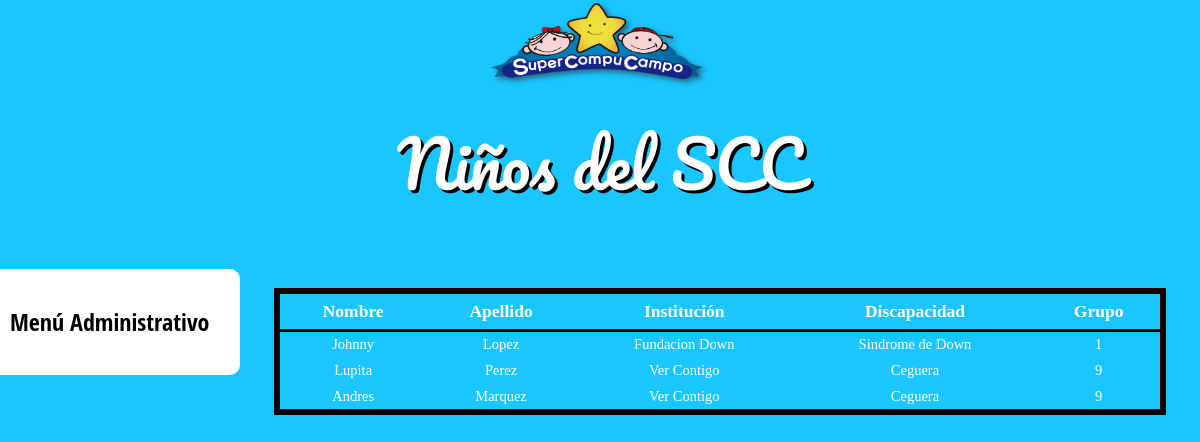
Page /listarNinos.php on the committed database.
### tables this page shows
CREATE TABLE nino(
    id int AUTO_INCREMENT NOT NULL,
    nombres varchar (30) NOT NULL,
    apellidoPat varchar (30) NOT NULL,
    apellidoMat varchar (30),
    fechaDeNac date NOT NULL,
    institucion int NOT NULL,
    discapacidad int NOT NULL,
    genero char, 
    grupo varchar(2),
    visible char DEFAULT '1', 
    CONSTRAINT nino_pk PRIMARY KEY (id),
    CONSTRAINT idInstitucion_fk FOREIGN KEY (institucion) REFERENCES institucion(id),
    CONSTRAINT idDiscapacidad_fk FOREIGN KEY (discapacidad) REFERENCES discapacidad(id)
);

CREATE TABLE institucion(
    id int AUTO_INCREMENT NOT NULL,
    nombre varchar(40) NOT NULL,
    direccion varchar (50),
    contacto varchar (40),
    telefono varchar (10),
    visible char DEFAULT '1', 
    email varchar(100) NOT NULL,
    CONSTRAINT institucion_pk PRIMARY KEY (id)
);

CREATE TABLE discapacidad(
    id int AUTO_INCREMENT NOT NULL,
    descripcion varchar (100) NOT NULL,
    CONSTRAINT discapacidad_pk PRIMARY KEY (id)
);

### listarNinos.php (the view, shortened to what this page needs)
<!DOCTYPE html>
<html>
	<head>
		<link href="https://maxcdn.bootstrapcdn.com/bootstrap/3.3.6/css/bootstrap.min.css" rel="stylesheet">
		<link rel="stylesheet" href="https://maxcdn.bootstrapcdn.com/font-awesome/4.5.0/css/font-awesome.min.css">
		<link rel="stylesheet" href="css/style.css">
	</head>
	<body>
<body>
	<header>
		<nav>
			<a href="index.php"><img class="logo" src="img/scc2.png"></a>
		</nav>
	</header>
		<div class='sesionHeader'>
			<h2 id="contrasenaLabel" class="text-center">Niños del SCC</h2>
		<div class='mainDiv'>
				<div class='sideMenu container col-xs-3'>
		            <h3>Menú Administrativo</h3>
		            <?php
		                require_once 'conexion.php';
		            ?>
		        </div>
				<div class='mainContent'>
					<div id="centeredSquare">
						<table id="tablaOutsideBordes">
							<thead>
								<tr id="tablaBordes">
									<th >Nombre</th>
									<th >Apellido</th>
									<th >Institución</th>
									<th >Discapacidad</th>
									<th >Grupo</th>
								</tr>
							</thead>
							<?php
									$queryP = "SELECT n.id, n.nombres, n.apellidoPat, i.nombre, d.descripcion, n.grupo FROM institucion i JOIN nino n ON (i.id = n.institucion) JOIN discapacidad d ON (d.id = n.discapacidad) WHERE n.visible ='1';";
			            			$resultado= $db->query($queryP);
									for ($i=0; $i < $resultado->num_rows; $i++) {
										$nino= $resultado->fetch_assoc();
										$nombres= $nino['nombres'];
			            				$apellido= $nino['apellidoPat'];
			            				$institucion= $nino['nombre'];
			            				$discapacidad= $nino['descripcion'];
			            				$grupo= $nino['grupo'];
										echo "<html>";
										echo "<tr>";
										echo "<td >$nombres</td>";
										echo "<td >$apellido</td>";
										echo "<td >$institucion</td>";
										echo "<td >$discapacidad</td>";
										echo "<td >$grupo</td>";
										echo "</tr>";
										echo "</html>";
									}
							 ?>
						</table>
					</div>
			</div>
		</div>
</body>
</html>

### css/style.css (style rules this page uses)
body { margin: 0; padding: 0; color: #fff; background: #1ac6ff; overflow: hidden; font-family: 'Open Sans Condensed', Arial, sans-serif; font-weight: 300; overflow-y:auto; display: block; font-size: 16px; }
header { width: 100%; margin: 0; padding: 0; display: block; box-sizing: border-box; background: ; font-family: 'Montserrat', sans-serif; font-size: 1.25em; text-align: center; position: relative; z-index: 999; }
div { margin: 0; height: auto; width: auto; box-sizing: border-box; }
nav { width: 100%; }
a { text-decoration: none; }
a, a:visited { color: royalblue; text-decoration: none; }
h3 { border-bottom: 2px; margin-bottom: 20px; }
.logo { width: 22rem; position: relative; z-index: 100; }
.mainDiv { height: auto; width: 100%; margin: 0; margin-top: 5%; display: inline-block; }
.mainContent { height: auto; }
.sideMenu { background-color: white; display: inline-block; height: inherit; width: 20%; border-radius: 0 10px 10px 0; position: fixed; padding: 20px 10px; color: black; text-align: left; }
.mainContent { display: inline-block; height: auto; width: 80%; margin-left: 20%; margin-bottom: 7.5%; }
.sesionHeader { text-align: center; }
#contrasenaLabel { padding-top: 20px; font-family: 'Pacifico', cursive; font-size: 4em; text-shadow: 3px 3px black; color: #fff; }
#tablaOutsideBordes { text-align: left; border: 6px solid black; border-collapse: collapse; }
#tablaBordes { text-align: left; border: 3px solid black; border-collapse: collapse; }
#centeredSquare { border: 0px solid black; margin: 2% 3.5% 4% 3.5%; padding: 0; font-family: Arial, Times, Sans-Serif; font-size: 18px; width: auto; text-align: center; }
#centeredSquare td { text-align: center; font-family: "Verdana", Times, serif; font-weight: lighter; font-size: 1.45rem; padding: 2.5px 2px; }
#centeredSquare th { text-align: center; font-family: "Lucida Sans Unicode", Times, serif; font-weight: bold; font-size: 1.75rem; padding: 5px 4px; }
table { width: 100%; }

### rows in the picture
nino: nombres "Johnny", apellidoPat "Lopez", institucion.nombre "Fundacion Down", discapacidad.descripcion "Sindrome de Down", grupo "1"
nino: nombres "Lupita", apellidoPat "Perez", institucion.nombre "Ver Contigo", discapacidad.descripcion "Ceguera", grupo "9"
nino: nombres "Andres", apellidoPat "Marquez", institucion.nombre "Ver Contigo", discapacidad.descripcion "Ceguera", grupo "9"
